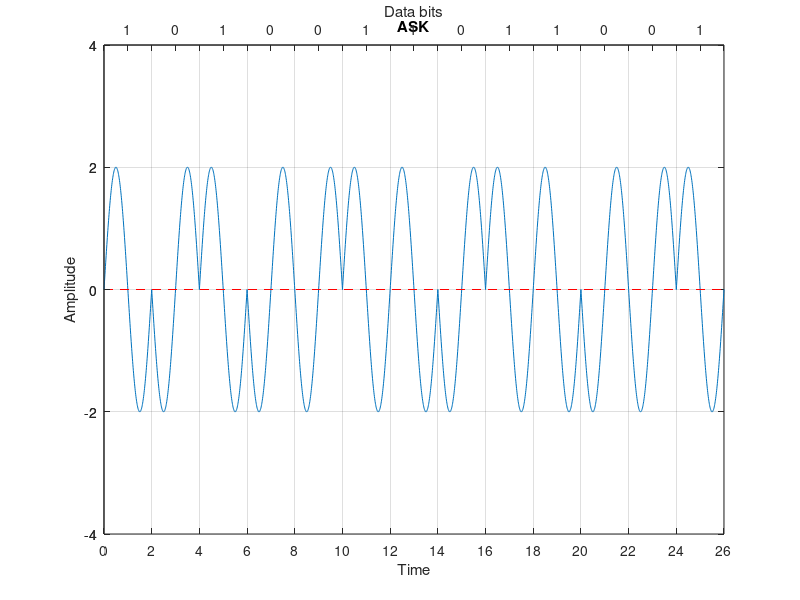

Recreate this plot in MATLAB.
clear all;close all;clc;

bits = [1 0 1 0 0 1 1 0 1 1 0 0 1];
bit_duration = 2;

fs = 100;
Total_time = length(bits) * bit_duration;   # time needed to send whole data
time = 0: 1/fs: Total_time;


amplitude = 2;
f = 0.5;
carrier_signal = amplitude * sin(2 * pi * f * time);

idx = 1;
for i = 1 : length(carrier_signal)
     if bits(idx) == 0
        modulated_carrier_signal(i) = carrier_signal(i) * (-1);
     else
        modulated_carrier_signal(i) = carrier_signal(i);
     endif
     if time(i)/bit_duration >= idx
        idx = idx + 1;
     endif
endfor


# ploting
plot(time, modulated_carrier_signal);
xticks([0: bit_duration: Total_time]);
yticks([-amplitude-2: 2: amplitude+2]);
ylim([-amplitude-2, amplitude+2]);
xlim([0, Total_time]);
grid on;
title("ASK");
xlabel("Time");
ylabel("Amplitude");
line ([0, Total_time], [0 0], "linestyle", "--", "color", "r");

% Top axis
ax1=gca;
ax2 = axes('Position', get(ax1, 'Position'), 'Color', 'none');
set(ax2, 'XAxisLocation', 'top');
set(ax2, 'XLim', get(ax1, 'XLim'));
set(ax2, 'YLim', get(ax1, 'YLim'));
set(ax2, 'XTick', [bit_duration/2: bit_duration: Total_time]);
set(ax2, 'YTick', [-amplitude-2: 2: amplitude+2]);
set(ax2, 'XTickLabel', bits);
set(ax2, 'XLabel', 'Data bits');




%Demodulation
idx = 1;
for i = 1 : length(time)
    if time(i)/bit_duration >= idx
        data = modulated_carrier_signal(i);

        if data == carrier_signal(i)
            demodulated(idx) = 1;
        else
            demodulated(idx) = 0;
        endif
        idx = idx + 1;
    endif
endfor

disp("Orginal bits:");
disp(bits);

disp("Demodulation:");
disp(demodulated);

